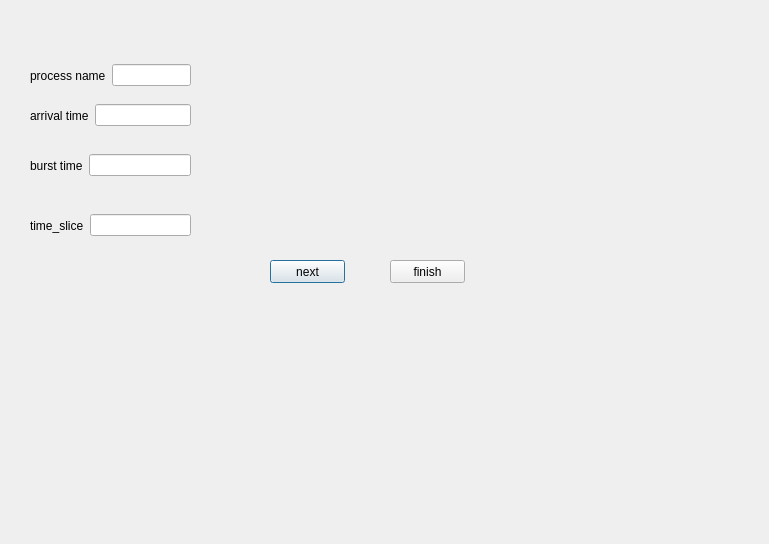
<?xml version="1.0" encoding="UTF-8"?>
<ui version="4.0">
 <class>rr</class>
 <widget class="QDialog" name="rr">
  <property name="geometry">
   <rect>
    <x>0</x>
    <y>0</y>
    <width>769</width>
    <height>544</height>
   </rect>
  </property>
  <property name="windowTitle">
   <string>Dialog</string>
  </property>
  <widget class="QWidget" name="layoutWidget">
   <property name="geometry">
    <rect>
     <x>30</x>
     <y>60</y>
     <width>161</width>
     <height>31</height>
    </rect>
   </property>
   <layout class="QHBoxLayout" name="horizontalLayout">
    <item>
     <widget class="QLabel" name="label">
      <property name="text">
       <string>process name</string>
      </property>
     </widget>
    </item>
    <item>
     <widget class="QLineEdit" name="lineEdit_name6"/>
    </item>
   </layout>
  </widget>
  <widget class="QWidget" name="layoutWidget_2">
   <property name="geometry">
    <rect>
     <x>30</x>
     <y>100</y>
     <width>161</width>
     <height>31</height>
    </rect>
   </property>
   <layout class="QHBoxLayout" name="horizontalLayout_2">
    <item>
     <widget class="QLabel" name="label_2">
      <property name="text">
       <string>arrival time</string>
      </property>
     </widget>
    </item>
    <item>
     <widget class="QLineEdit" name="lineEdit_arrival6"/>
    </item>
   </layout>
  </widget>
  <widget class="QPushButton" name="PB_next">
   <property name="geometry">
    <rect>
     <x>270</x>
     <y>260</y>
     <width>75</width>
     <height>23</height>
    </rect>
   </property>
   <property name="text">
    <string>next</string>
   </property>
  </widget>
  <widget class="QPushButton" name="PB_finish">
   <property name="geometry">
    <rect>
     <x>390</x>
     <y>260</y>
     <width>75</width>
     <height>23</height>
    </rect>
   </property>
   <property name="text">
    <string>finish</string>
   </property>
  </widget>
  <widget class="QWidget" name="layoutWidget_3">
   <property name="geometry">
    <rect>
     <x>30</x>
     <y>140</y>
     <width>161</width>
     <height>51</height>
    </rect>
   </property>
   <layout class="QHBoxLayout" name="horizontalLayout_3">
    <item>
     <widget class="QLabel" name="label_3">
      <property name="text">
       <string>burst time</string>
      </property>
     </widget>
    </item>
    <item>
     <widget class="QLineEdit" name="lineEdit_burst6">
      <property name="text">
       <string/>
      </property>
     </widget>
    </item>
   </layout>
  </widget>
  <widget class="QWidget" name="layoutWidget_4">
   <property name="geometry">
    <rect>
     <x>30</x>
     <y>200</y>
     <width>161</width>
     <height>51</height>
    </rect>
   </property>
   <layout class="QHBoxLayout" name="horizontalLayout_4">
    <item>
     <widget class="QLabel" name="label_4">
      <property name="text">
       <string>time_slice</string>
      </property>
     </widget>
    </item>
    <item>
     <widget class="QLineEdit" name="lineEdit_timeslice">
      <property name="text">
       <string/>
      </property>
     </widget>
    </item>
   </layout>
  </widget>
 </widget>
 <tabstops>
  <tabstop>PB_next</tabstop>
  <tabstop>PB_finish</tabstop>
  <tabstop>lineEdit_name6</tabstop>
  <tabstop>lineEdit_arrival6</tabstop>
  <tabstop>lineEdit_burst6</tabstop>
  <tabstop>lineEdit_timeslice</tabstop>
 </tabstops>
 <resources/>
 <connections/>
</ui>
